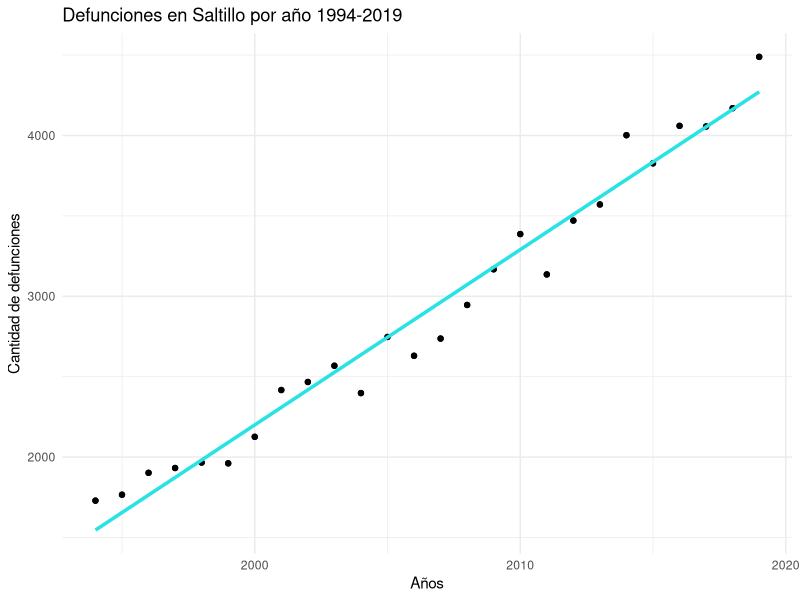

Generate this figure with R: (Note: this script raises an error after producing the figure.)
library(readxl)
library(dplyr)
library(ggplot2)

cat('
############################################################\n
####################    LEER TEXTO      ####################\n
############################################################\n
')

# Lectura del archivo
mortalidad <- read_excel("mortalidad_05.xlsx")
print(mortalidad)

# De toda la información tomamos únicamente la de Saltillo
data_mortalidad <- mortalidad %>% filter(desc_municipio == "Saltillo")
print(data_mortalidad)

# La información que se requiere está en las columnas, así que las tomamos
years <- data.frame(names(data_mortalidad[,7:32]))
names(years)[1] <- "years"

# Obtendremos las muertes generales, de las columnas correspondientes a los años
deaths <- data.frame(data_mortalidad[1, 7:32])

# Crearemos un arreglo de las muertes
n_death <- 0
for (i in 1:length(deaths)) {
   n_death[i] = deaths[[i]]
}
n_death <- data.frame(n_death)

# Unimos ambos dataframe, de esta forma tenemos una columna años y le corresponde
# una columna con la cantidad de muertes por año
mortalidad.df <- data.frame(cbind(years, n_death))

# Se convierten a númerico los valores del data.frame para poder aplicar el modelo
# de regresión lineal simple
mortalidad.df[] <- lapply(mortalidad.df, function(x) as.numeric(as.character(x)))
print(mortalidad.df)

# Modelo para regresión lineal
modelo <- lm(n_death ~ years, data = mortalidad.df)
print(summary(modelo))
deathp <- predict(modelo)

# Gráfica
qplot(x = years, y = n_death, data = mortalidad.df,
   main = "Defunciones en Saltillo por año 1994-2019",
   xlab = "Años", ylab = "Cantidad de defunciones") +
   geom_point() +
   geom_line(aes(y = deathp), lwd = 1.2, color = 5) +
   theme_minimal()

cat('
############################################################\n
####################    FIN TEXTO       ####################\n
############################################################\n
')

# Crear archivo para wordcount
mortalidad.data <- data.frame(mortalidad[,7:31])
write.csv(mortalidad[,7:31], file = './R-OUTPUT/mortalidad.data', row.names = FALSE)
